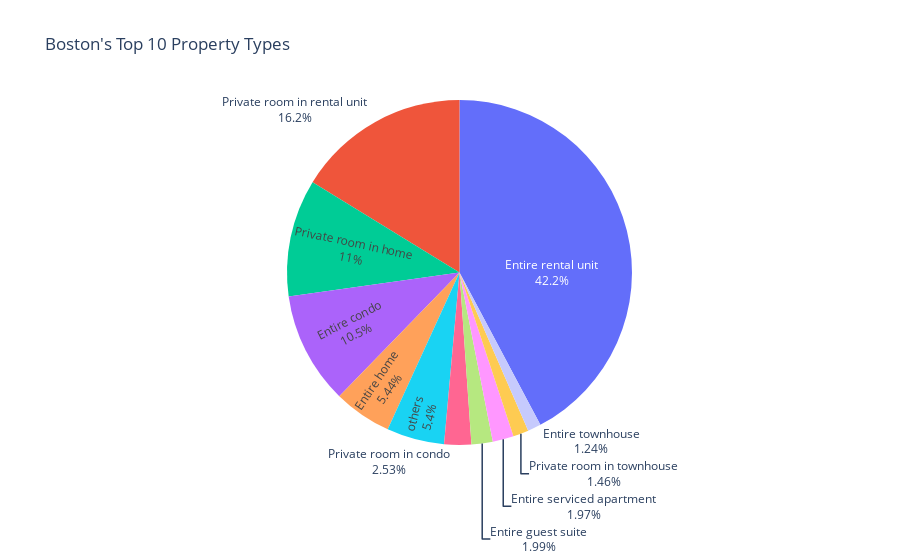

Notebook code cell kept with this figure:
### Code cell
#pie plot


labels = df_boston_pt_top_10['property_type'].to_numpy()
values =  df_boston_pt_top_10['booked'].to_numpy()

fig = go.Figure(data=[go.Pie(labels=labels, values=values, textinfo='label+percent',
                             insidetextorientation='radial'
                            )])
fig.update(layout_title_text='Boston\'s Top 10 Property Types',
           layout_showlegend=False)
fig.show()

### Figure 1 — Plotly figure (JSON) as saved in the notebook; plotly's stock layout.template omitted (floating-point values rounded to 4 significant figures)
{"data": [{"insidetextorientation": "radial", "labels": ["Entire rental unit", "Private room in rental unit", "Private room in home", "Entire condo", "Entire home", "Private room in condo", "Entire guest suite", "Entire serviced apartment", "Private room in townhouse", "Entire townhouse", "others"], "textinfo": "label+percent", "type": "pie", "values": [286928, 110221, 74774, 71316, 36991, 17215, 13529, 13360, 9910, 8451, 36678]}], "layout": {"showlegend": false, "title": {"text": "Boston's Top 10 Property Types"}}}
